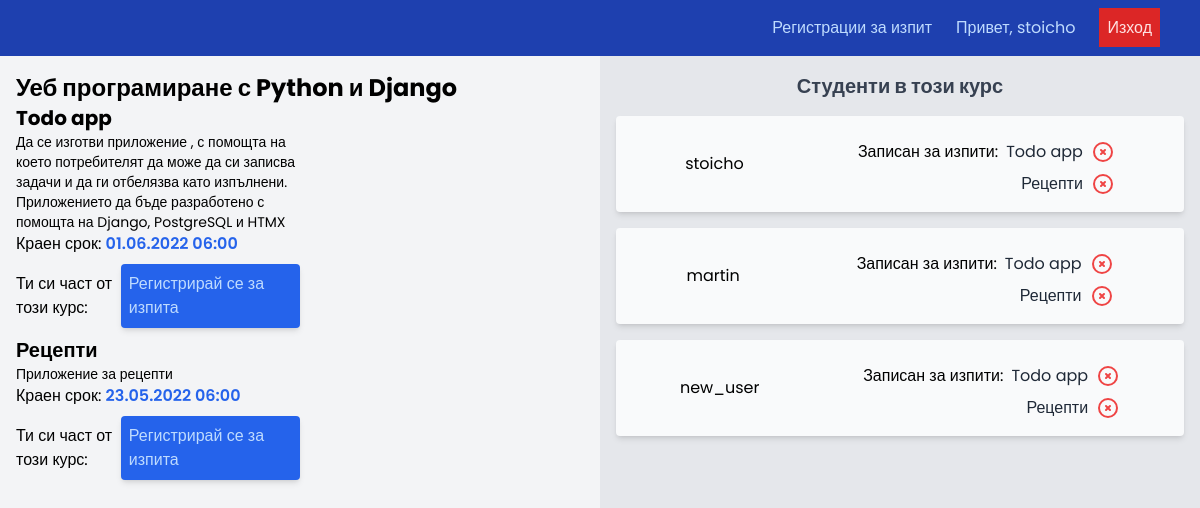
The app's page /modules/1/ (signed in) with its own data.
### modules/models.py (models this page shows, shortened)
class Module(models.Model):
    name = models.CharField(max_length=255)
    description = models.TextField(blank=True)
    participants = models.ManyToManyField(User, related_name='modules')

class Exam(models.Model):
    module = models.ForeignKey(Module, related_name="exams", on_delete=models.CASCADE)
    name = models.CharField(max_length=255)
    description = models.TextField(blank=True)
    exam_date = models.DateTimeField()
    def humanize_date(self):
        return self.exam_date.strftime("%d.%m.%Y %H:%M")

### modules/views.py (the view)
# urls.py: path('<int:module_id>/', views.show, name='show'),
def show(request, module_id):
    module = Module.objects.get(pk=module_id)
    user_is_participant = request.user in module.participants.all()
    exams = module.exams.all()
    context = {
        'module': module,
        'user_is_participant': user_is_participant,
    }
    return render(request, 'modules/show.html', context)

### accounts/models.py (called while the page is built)
def is_registered_for_exam(self,exam):
    return self.exam_applications.filter(exam=exam).exists()

### modules/templatetags/exam_params.py (called while the page is built)
@register.filter(name='exam_params')
def exam_params(user_id, exam_id):
   user = User.objects.get(id=user_id)
   exam = Exam.objects.get(id=exam_id)
   return user.is_registered_for_exam(exam)

### templates/modules/show.html (shortened to what this page needs)
{% extends '../base.html' %}
{% load static %}
{% load dict_key %}
{% load exam_params %}
{%  block content %}
  <div class="flex justify-between ">
    <div class="w-1/2 p-4">
      <h1 class="text-2xl font-bold">{{module.name}}</h1>
      {% for exam in module.exams.all %}
        <div class="flex justify-between">
          <div class="w-1/2">
            <h2 class="text-xl font-bold">{{exam.name}}</h2>
            <p class="text-sm">{{exam.description}}</p>
            <p>Краен срок: <span class="font-semibold text-blue-600">{{exam.humanize_date}}</span></p>
            {% if user_is_participant and not request.user.id|exam_params:exam.id %}
              <div class="flex justify-between items-center my-2">
                <p class="">Ти си част от този курс:</p>
                <a href="{% url 'modules:new_exam_registration' module.id exam.id %}" class="bg-blue-600 text-blue-200 px-2 w-full py-2 rounded shadow-md">Регистрирай се за изпита</a>
              </div>
            {% endif %}
          </div>
          <div class="w-1/2">
          </div>
        </div>
      {% endfor %}
    </div>
    {% if user.is_authenticated %}
    <div class="w-1/2 h-screen bg-gray-200 p-4">
      <div class="flex flex-col">
        <h3 class="text-xl text-gray-700 font-bold text-center">Студенти в този курс</h3>
        {% for participant in module.participants.all %}
        <div class="flex flex-col  space-y-2 md:flex-row md:space-x-2 justify-around items-center mt-4 bg-gray-50 shadow-md rounded p-4">
          <a href="" class="text-center">{{participant.username}}</a>
          <div class="flex space-x-2 ">
            <p>Записан за изпити: </p>
            <div class="flex flex-col items-end space-y-2">
            {% for exam in module.exams.all %}
              {% if participant.id|exam_params:exam.id %}
                <div class="flex space-x-2">
                  <p class="text-gray-800">{{exam.name}}</p>
                  <svg class="text-green-500 w-6 h-6" xmlns="http://www.w3.org/2000/svg" class="h-6 w-6" fill="none" viewBox="0 0 24 24" stroke="currentColor" stroke-width="2">
                    <path stroke-linecap="round" stroke-linejoin="round" d="M9 12l2 2 4-4m6 2a9 9 0 11-18 0 9 9 0 0118 0z" />
                  </svg>
                </div>
                {% else %}
                <div class="flex space-x-2">
                  <p class="text-gray-800">{{exam.name}}</p>
                  <svg class="text-red-500 h-6 w-6" xmlns="http://www.w3.org/2000/svg" class="h-6 w-6" fill="none" viewBox="0 0 24 24" stroke="currentColor" stroke-width="2">
                    <path stroke-linecap="round" stroke-linejoin="round" d="M10 14l2-2m0 0l2-2m-2 2l-2-2m2 2l2 2m7-2a9 9 0 11-18 0 9 9 0 0118 0z" />
                  </svg>
                </div>
              {% endif %}
            {% endfor %}
          </div>
        </div>
        </div>
        {% endfor %}
      </div>
    </div>
    {% endif %}
  </div>
{% endblock %}

### templates/navbar.html (shortened to what this page needs)
<header class="bg-blue-800 p-4 text-blue-200">
  <nav>
    <ul class="flex justify-end items-center space-x-6">
      <li><a href="">Регистрации за изпит</a></li>
      {% if user.is_authenticated %}
        <li><a href="">Привет, {{request.user.username}}</a></li>
        <li><a class="p-2 bg-red-600 text-red-100" href="{% url 'accounts:logout'%}">Изход</a></li>
      {% else %}
        <li><a href="{% url 'accounts:login'%}">Вход</a></li>
        <li><a href="{% url 'accounts:register'%}">Регистрация</a></li>
      {% endif %}
    </ul>
  </nav>
</header>

### static/styles/base.css (style rules this page uses)
* { font-family: 'Poppins', sans-serif; }

### records on screen
Module: name "Уеб програмиране с Python и Django"
Exam: name "Todo app", description "Да се изготви приложение , с помощта на което потребителят да може да си записва задачи и да ги отбелязва като изпълнени. Приложението да бъде разработено с помощта на Django, PostgreSQL и HTMX", humanize_date "01.06.2022 06:00", shows "Ти си част от този курс:"
Exam: name "Рецепти", description "Приложение за рецепти", humanize_date "23.05.2022 06:00", shows "Ти си част от този курс:"

### other values on screen
{{ request.user.username }} "stoicho"
{{ participant.username }} "stoicho"
{{ participant.username }} "martin"
{{ participant.username }} "new_user"
